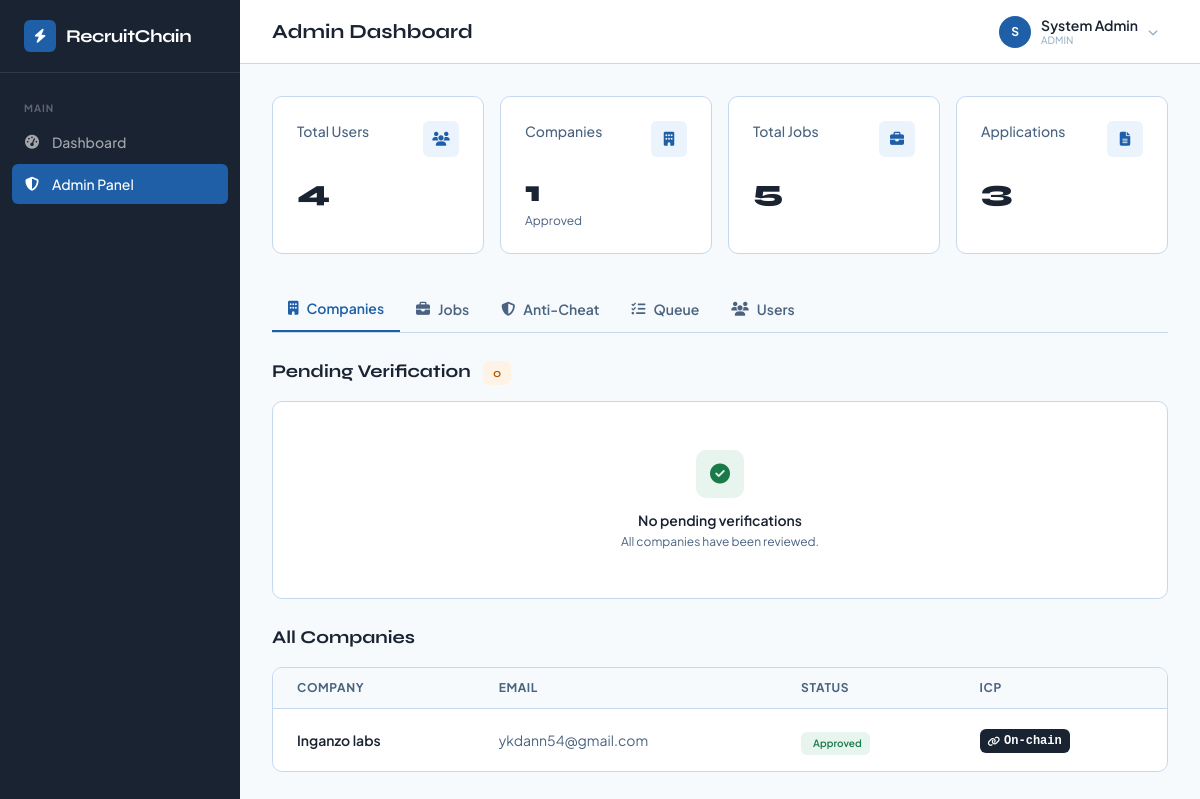
/admin.php (signed in), run on the app's committed database.
### tables this page shows
CREATE TABLE `exam_sessions` (
  `id` int(10) UNSIGNED NOT NULL,
  `exam_id` int(10) UNSIGNED NOT NULL,
  `user_id` int(10) UNSIGNED NOT NULL,
  `started_at` datetime DEFAULT NULL,
  `submitted_at` datetime DEFAULT NULL,
  `total_score` decimal(5,2) DEFAULT NULL,
  `cheat_score` int(11) DEFAULT 0,
  `outcome` enum('IN_PROGRESS','CLEAN','FLAGGED','TERMINATED') DEFAULT 'IN_PROGRESS',
  `anti_cheat_log` longtext DEFAULT NULL CHECK (json_valid(`anti_cheat_log`)),
  `anti_cheat_hash` char(64) DEFAULT NULL,
  `icp_confirmed` tinyint(1) DEFAULT 0,
  `admin_override` tinyint(1) DEFAULT 0,
  `override_reason` text DEFAULT NULL,
  `created_at` timestamp NULL DEFAULT current_timestamp(),
  `updated_at` timestamp NULL DEFAULT current_timestamp() ON UPDATE current_timestamp(),
  `warning_count` tinyint(3) UNSIGNED DEFAULT 0,
  `violation_log` longtext DEFAULT NULL CHECK (json_valid(`violation_log`)),
  `word_counts` longtext DEFAULT NULL CHECK (json_valid(`word_counts`)),
  `time_per_question` longtext DEFAULT NULL CHECK (json_valid(`time_per_question`)),
  `answer_analytics` longtext DEFAULT NULL CHECK (json_valid(`answer_analytics`)),
  `is_suspicious` tinyint(1) DEFAULT 0,
  `termination_reason` varchar(255) DEFAULT NULL,
  `tamper_flag` tinyint(1) NOT NULL DEFAULT 0,
  `tamper_detected_at` datetime DEFAULT NULL,
  `verify_code` char(16) DEFAULT NULL
);

CREATE TABLE `companies` (
  `id` int(10) UNSIGNED NOT NULL,
  `user_id` int(10) UNSIGNED NOT NULL,
  `company_name` varchar(255) NOT NULL,
  `reg_number` varchar(100) DEFAULT NULL,
  `industry` varchar(100) DEFAULT NULL,
  `size` varchar(50) DEFAULT NULL,
  `website` varchar(255) DEFAULT NULL,
  `address` text DEFAULT NULL,
  `reg_cert_path` varchar(500) DEFAULT NULL,
  `reg_cert_hash` char(64) DEFAULT NULL,
  `tax_doc_path` varchar(500) DEFAULT NULL,
  `tax_doc_hash` char(64) DEFAULT NULL,
  `verification_status` enum('PENDING','APPROVED','REJECTED') DEFAULT 'PENDING',
  `verified_at` datetime DEFAULT NULL,
  `verified_by` int(10) UNSIGNED DEFAULT NULL,
  `rejection_reason` text DEFAULT NULL,
  `company_hash` char(64) DEFAULT NULL,
  `icp_confirmed` tinyint(1) DEFAULT 0,
  `created_at` timestamp NULL DEFAULT current_timestamp(),
  `updated_at` timestamp NULL DEFAULT current_timestamp() ON UPDATE current_timestamp()
);

CREATE TABLE `users` (
  `id` int(10) UNSIGNED NOT NULL,
  `email` varchar(255) NOT NULL,
  `password` varchar(255) NOT NULL,
  `role` enum('SEEKER','COMPANY','ADMIN') NOT NULL,
  `full_name` varchar(255) NOT NULL,
  `phone` varchar(50) DEFAULT NULL,
  `country` varchar(100) DEFAULT NULL,
  `date_of_birth` date DEFAULT NULL,
  `face_descriptor` longtext DEFAULT NULL CHECK (json_valid(`face_descriptor`)),
  `face_verified` tinyint(1) DEFAULT 0,
  `face_image_path` varchar(500) DEFAULT NULL,
  `cv_path` varchar(500) DEFAULT NULL,
  `cv_hash` char(64) DEFAULT NULL,
  `identity_hash` char(64) DEFAULT NULL,
  `icp_confirmed` tinyint(1) DEFAULT 0,
  `is_suspended` tinyint(1) DEFAULT 0,
  `suspended_reason` text DEFAULT NULL,
  `login_attempts` int(11) DEFAULT 0,
  `locked_until` datetime DEFAULT NULL,
  `created_at` timestamp NULL DEFAULT current_timestamp(),
  `updated_at` timestamp NULL DEFAULT current_timestamp() ON UPDATE current_timestamp(),
  `national_id` varchar(50) DEFAULT NULL,
  `father_name` varchar(255) DEFAULT NULL,
  `mother_name` varchar(255) DEFAULT NULL,
  `gender` enum('Male','Female','Other') DEFAULT NULL,
  `place_of_birth` varchar(255) DEFAULT NULL,
  `residence_district` varchar(100) DEFAULT NULL,
  `residence_sector` varchar(100) DEFAULT NULL,
  `residence_cell` varchar(100) DEFAULT NULL,
  `residence_village` varchar(100) DEFAULT NULL,
  `profile_complete` tinyint(1) DEFAULT 0
);

### includes/db.php (called while the page is built, shortened)
<?php
function pdo(): PDO {
    static $pdo = null;
    if ($pdo === null) {
        $c = config();
        $pdo = new PDO(
            "mysql:host={$c['DB_HOST']};port={$c['DB_PORT']};dbname={$c['DB_NAME']};charset=utf8mb4",
            $c['DB_USER'],
            $c['DB_PASS'],
            [
                PDO::ATTR_ERRMODE            => PDO::ERRMODE_EXCEPTION,
                PDO::ATTR_DEFAULT_FETCH_MODE => PDO::FETCH_ASSOC,
                PDO::ATTR_EMULATE_PREPARES   => false,
            ]
        );
    }
    return $pdo;
}

### admin.php (the view, shortened to what this page needs)
<?php
require 'includes/db.php';
$pendingCompanies = pdo()->query("SELECT c.*, u.email FROM companies c JOIN users u ON c.user_id=u.id WHERE c.verification_status='PENDING' ORDER BY c.created_at DESC")->fetchAll();
$allCompanies     = pdo()->query("SELECT c.*, u.email FROM companies c JOIN users u ON c.user_id=u.id ORDER BY c.created_at DESC")->fetchAll();
$flaggedSessions  = pdo()->query("SELECT es.*, u.full_name, u.email FROM exam_sessions es JOIN users u ON es.user_id=u.id WHERE es.outcome IN ('FLAGGED','TERMINATED') ORDER BY es.created_at DESC LIMIT 20")->fetchAll();
$stats = [
    'users'        => pdo()->query("SELECT COUNT(*) FROM users")->fetchColumn(),
    'companies'    => pdo()->query("SELECT COUNT(*) FROM companies WHERE verification_status='APPROVED'")->fetchColumn(),
    'jobs'         => pdo()->query("SELECT COUNT(*) FROM jobs")->fetchColumn(),
    'applications' => pdo()->query("SELECT COUNT(*) FROM applications")->fetchColumn(),
];
?>
<!DOCTYPE html>
<html lang="en">
<head>
  <link rel="stylesheet" href="https://cdnjs.cloudflare.com/ajax/libs/font-awesome/6.5.0/css/all.min.css">
  <script src="https://cdn.tailwindcss.com"></script>
</head>
<body class="bg-[#F7FAFD] font-body text-[#1A2332]">
<?php include 'includes/nav.php'; ?>
<div class="ml-[240px] min-h-screen">
  <?php include 'includes/topbar.php'; ?>
  <main class="p-8 max-w-[1200px]" x-data="{ tab: 'companies' }">
    <div class="grid grid-cols-2 lg:grid-cols-4 gap-4 mb-8">
      <div class="bg-white border border-[#C5D8EE] rounded-[10px] p-6">
        <div class="flex items-start justify-between mb-4">
          <p class="text-sm font-medium text-[#4A6380]">Total Users</p>
          <div class="w-9 h-9 bg-[#EBF3FC] rounded-[6px] flex items-center justify-center">
            <i class="fa-solid fa-users text-[#1E5FA8] text-sm"></i>
          </div>
        </div>
        <p class="font-display font-extrabold text-[#1A2332] text-3xl"><?= $stats['users'] ?></p>
      </div>
      <div class="bg-white border border-[#C5D8EE] rounded-[10px] p-6">
        <div class="flex items-start justify-between mb-4">
          <p class="text-sm font-medium text-[#4A6380]">Companies</p>
          <div class="w-9 h-9 bg-[#EBF3FC] rounded-[6px] flex items-center justify-center">
            <i class="fa-solid fa-building text-[#1E5FA8] text-sm"></i>
          </div>
        </div>
        <p class="font-display font-extrabold text-[#1A2332] text-3xl"><?= $stats['companies'] ?></p>
        <p class="text-xs text-[#4A6380] mt-1">Approved</p>
      </div>
      <div class="bg-white border border-[#C5D8EE] rounded-[10px] p-6">
        <div class="flex items-start justify-between mb-4">
          <p class="text-sm font-medium text-[#4A6380]">Total Jobs</p>
          <div class="w-9 h-9 bg-[#EBF3FC] rounded-[6px] flex items-center justify-center">
            <i class="fa-solid fa-briefcase text-[#1E5FA8] text-sm"></i>
          </div>
        </div>
        <p class="font-display font-extrabold text-[#1A2332] text-3xl"><?= $stats['jobs'] ?></p>
      </div>
      <div class="bg-white border border-[#C5D8EE] rounded-[10px] p-6">
        <div class="flex items-start justify-between mb-4">
          <p class="text-sm font-medium text-[#4A6380]">Applications</p>
          <div class="w-9 h-9 bg-[#EBF3FC] rounded-[6px] flex items-center justify-center">
            <i class="fa-solid fa-file-lines text-[#1E5FA8] text-sm"></i>
          </div>
        </div>
        <p class="font-display font-extrabold text-[#1A2332] text-3xl"><?= $stats['applications'] ?></p>
      </div>
    </div>
    <div class="flex border-b border-[#C5D8EE] mb-6">
      <?php foreach ([
        'companies' => ['fa-building',     'Companies'],
        'jobs'      => ['fa-briefcase',    'Jobs'],
        'anticheat' => ['fa-shield-halved','Anti-Cheat'],
        'queue'     => ['fa-list-check',   'Queue'],
        'users'     => ['fa-users',        'Users'],
      ] as $k => [$icon, $label]): ?>
      <button @click="tab='<?= $k ?>'"
              :class="tab==='<?= $k ?>' ? 'border-b-2 border-[#1E5FA8] text-[#1E5FA8]' : 'text-[#4A6380] hover:text-[#1A2332]'"
              class="inline-flex items-center gap-2 px-4 py-3 text-sm font-semibold transition-colors">
        <i class="fa-solid <?= $icon ?>"></i> <?= $label ?>
      </button>
      <?php endforeach; ?>
    </div>
    <div x-show="tab==='companies'">
      <h2 class="font-display font-bold text-[#1A2332] text-lg mb-4">
        Pending Verification
        <span class="ml-2 inline-flex items-center px-2.5 py-1 rounded-[6px] bg-[#FFF3E6] text-[#B05C00] text-xs font-semibold"><?= count($pendingCompanies) ?></span>
      </h2>
      <?php if (empty($pendingCompanies)): ?>
      <div class="bg-white border border-[#C5D8EE] rounded-[10px] p-12 text-center mb-6">
        <div class="w-12 h-12 bg-[#E8F5EE] rounded-[10px] flex items-center justify-center mx-auto mb-3">
          <i class="fa-solid fa-circle-check text-xl text-[#1A7A4A]"></i>
        </div>
        <p class="text-sm font-semibold text-[#1A2332]">No pending verifications</p>
        <p class="text-xs text-[#4A6380] mt-1">All companies have been reviewed.</p>
      </div>
      <?php endif; ?>
      <h2 class="font-display font-bold text-[#1A2332] text-lg mb-4">All Companies</h2>
      <div class="bg-white border border-[#C5D8EE] rounded-[10px] overflow-hidden">
        <table class="w-full">
          <thead>
            <tr class="bg-[#F7FAFD] border-b border-[#C5D8EE]">
              <th class="px-6 py-3 text-left text-xs font-bold text-[#4A6380] uppercase tracking-wider">Company</th>
              <th class="px-6 py-3 text-left text-xs font-bold text-[#4A6380] uppercase tracking-wider">Email</th>
              <th class="px-6 py-3 text-left text-xs font-bold text-[#4A6380] uppercase tracking-wider">Status</th>
              <th class="px-6 py-3 text-left text-xs font-bold text-[#4A6380] uppercase tracking-wider">ICP</th>
            </tr>
          </thead>
          <tbody class="divide-y divide-[#C5D8EE]">
            <?php foreach ($allCompanies as $ac):
              $vMap = [
                'APPROVED' => ['bg-[#E8F5EE] text-[#1A7A4A]',  'fa-circle-check', 'Approved'],
                'PENDING'  => ['bg-[#FFF3E6] text-[#B05C00]',  'fa-clock',        'Pending'],
                'REJECTED' => ['bg-[#FDECEA] text-[#C0392B]',  'fa-circle-xmark', 'Rejected'],
              ];
              [$vc, $vi, $vl] = $vMap[$ac['verification_status']] ?? ['bg-[#EBF3FC] text-[#1E5FA8]', 'fa-circle-dot', $ac['verification_status']];
            ?>
            <tr class="hover:bg-[#F7FAFD] transition-colors">
              <td class="px-6 py-4 text-sm font-semibold text-[#1A2332]"><?= htmlspecialchars($ac['company_name']) ?></td>
              <td class="px-6 py-4 text-sm text-[#4A6380]"><?= htmlspecialchars($ac['email']) ?></td>
              <td class="px-6 py-4">
                <span class="inline-flex items-center gap-1 px-2 py-1 rounded-[6px] whitespace-nowrap <?= $vc ?> text-[10px] font-semibold">
                  <i class="fa-solid<?= $vi ?> text-[10px]"></i> <?= $vl ?>
                </span>
              </td>
              <td class="px-6 py-4">
                <?php if ($ac['icp_confirmed']): ?>
                <span class="inline-flex items-center gap-1 px-2 py-1 rounded-[6px] whitespace-nowrap bg-[#1A2332] text-white text-xs font-semibold font-mono">
                  <i class="fa-solid fa-link text-[10px]"></i> On-chain
                </span>
                <?php else: ?>
                <span class="text-xs text-[#8FAABF]">Pending</span>
                <?php endif; ?>
              </td>
            </tr>
            <?php endforeach; ?>
          </tbody>
        </table>
      </div>
    </div>
  </main>
</div>
</body>
</html>

### admin.php (style rules this page uses)
body { font-family:'Plus Jakarta Sans',sans-serif }

### data on the page
exam_sessions: exam "4", warning_count "3"
companies: company_name "Inganzo labs", user.email "ykdann54@gmail.com", vl "Approved", icp_confirmed 1 (drawn)

### other printed values
$label "MAIN"
$label "Dashboard Admin Panel"
$pageTitle "Admin Dashboard"
$tbInitial "S"
$tbName "System Admin"
$tbRole "ADMIN"
$stats['companies'] "1"
$stats['jobs'] "5"
$label "Companies"
$label "Jobs"
$label "Anti-Cheat"
$label "Queue"
$label "Users"
count($pendingCompanies) "0"
